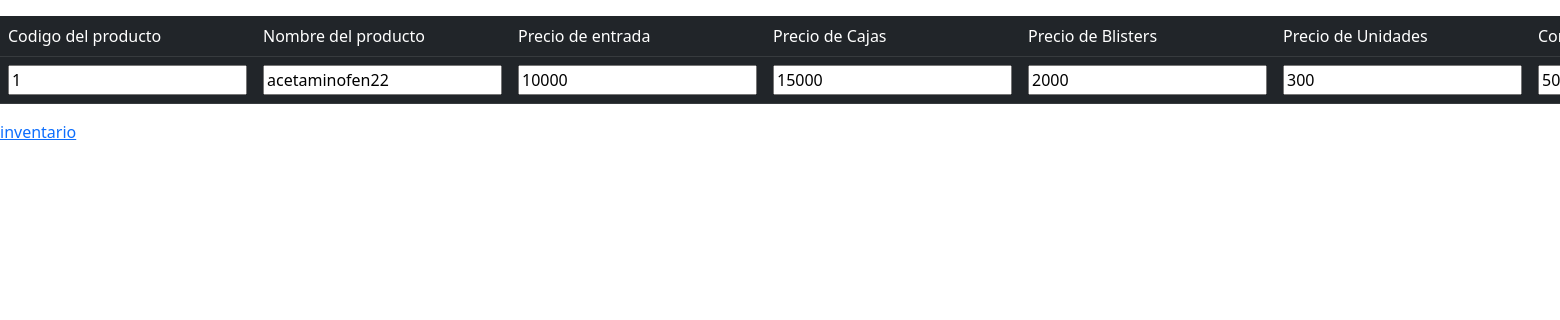
Screenshot of /inventario/actualizarP.php?id=1 with the database file from the repository.
### tables this page shows
CREATE TABLE `producto` (
  `Codigo_Producto` int(25) NOT NULL,
  `Nombre_Producto` varchar(25) DEFAULT NULL,
  `Precio_Entrada` float DEFAULT NULL,
  `Precio_Caja` float DEFAULT NULL,
  `Precio_Blister` float DEFAULT NULL,
  `Precio_unidad` float DEFAULT NULL,
  `concentracion` varchar(25) DEFAULT NULL,
  `TipoID` int(25) DEFAULT NULL,
  `LaboratorioID` int(25) DEFAULT NULL,
  `PresentacionID` int(25) DEFAULT NULL
);

### inventario/actualizarP.php (the view, shortened to what this page needs)
<?php
include("../php/conexion.php");
$id = $_GET['id'];
$inventario = "SELECT * FROM producto WHERE Codigo_Producto = '$id'";
?>
<!DOCTYPE html>
<html lang="en">
<head>
    <link href="https://cdn.jsdelivr.net/npm/bootstrap@5.0.0-beta3/dist/css/bootstrap.min.css" rel="stylesheet"
>
</head>
<body>
<form action="procesoactualizar.php" method="POST">
<table class="table table-hover">
<table class="table table-hover table-dark">
        <tr>
    <td>Codigo del producto</td>
    <td>Nombre del producto</td>
    <td>Precio de entrada</td>
    <td>Precio de Cajas</td>
    <td>Precio de Blisters</td>
    <td>Precio de Unidades</td>
    <td>Concentracion</td>
    </tr>
    <?php
    $resultado = mysqli_query($conexion, $inventario);
    While ($row=Mysqli_fetch_assoc($resultado)){
    ?>
    <tr>
    <td> <input type="text" value="<?php echo $row["Codigo_Producto"];  ?>" name="Codigo_Producto"> </td>
    <td> <input type="text" value="<?php echo $row["Nombre_Producto"];  ?>" name="Nombre_Producto"> </td>
    <td> <input type="text" value="<?php echo $row["Precio_Entrada"];  ?>" name="Precio_Entrada"></td>
    <td> <input type="text" value="<?php echo $row["Precio_Caja"];  ?>" name="Precio_Caja"></td>
    <td> <input type="text" value="<?php echo $row["Precio_Blister"];  ?>" name="Precio_Blister"></td>
    <td> <input type="text" value="<?php echo $row["Precio_unidad"];  ?>" name="Precio_Unidad"></td>
    <td> <input type="text" value="<?php echo $row["concentracion"];  ?>" name="concentracion"></td>
    </tr>
    </form>
    <?php
    } mysqli_free_result($resultado);
    ?>
    <a href="inventario.php"> inventario</a>
</body>
</html>

### rows the page displays
producto: Codigo_Producto "1", Nombre_Producto "acetaminofen22", Precio_Entrada "10000", Precio_Caja "15000", Precio_Blister "2000", Precio_Unidad "300", concentracion "500g"
